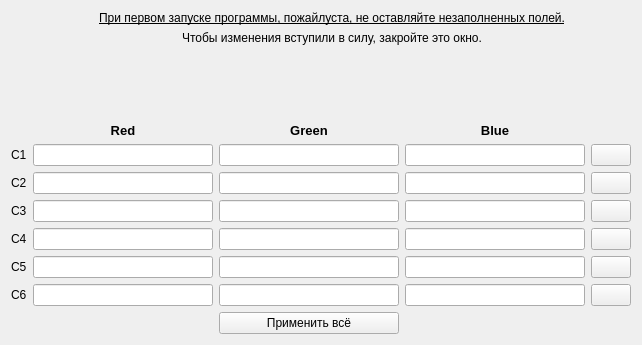
<?xml version="1.0" encoding="UTF-8"?>
<ui version="4.0">
 <class>Widget</class>
 <widget class="QWidget" name="Widget">
  <property name="geometry">
   <rect>
    <x>0</x>
    <y>0</y>
    <width>642</width>
    <height>345</height>
   </rect>
  </property>
  <property name="windowTitle">
   <string>Widget</string>
  </property>
  <layout class="QGridLayout" name="gridLayout">
   <item row="3" column="2">
    <widget class="QLabel" name="label_9">
     <property name="font">
      <font>
       <pointsize>10</pointsize>
       <weight>75</weight>
       <bold>true</bold>
      </font>
     </property>
     <property name="layoutDirection">
      <enum>Qt::LeftToRight</enum>
     </property>
     <property name="autoFillBackground">
      <bool>false</bool>
     </property>
     <property name="text">
      <string>Green</string>
     </property>
     <property name="alignment">
      <set>Qt::AlignCenter</set>
     </property>
    </widget>
   </item>
   <item row="5" column="3">
    <widget class="QLineEdit" name="lineEdit_2_2_2"/>
   </item>
   <item row="7" column="0">
    <widget class="QLabel" name="label_4">
     <property name="text">
      <string>С4</string>
     </property>
    </widget>
   </item>
   <item row="4" column="3">
    <widget class="QLineEdit" name="lineEdit_1_1"/>
   </item>
   <item row="6" column="1">
    <widget class="QLineEdit" name="lineEdit_3"/>
   </item>
   <item row="6" column="0">
    <widget class="QLabel" name="label_3">
     <property name="text">
      <string>С3</string>
     </property>
    </widget>
   </item>
   <item row="6" column="4" colspan="2">
    <widget class="QPushButton" name="pushButton_3">
     <property name="text">
      <string/>
     </property>
    </widget>
   </item>
   <item row="7" column="4" colspan="2">
    <widget class="QPushButton" name="pushButton_4">
     <property name="text">
      <string/>
     </property>
    </widget>
   </item>
   <item row="6" column="2">
    <widget class="QLineEdit" name="lineEdit_3_3"/>
   </item>
   <item row="4" column="4" colspan="2">
    <widget class="QPushButton" name="pushButton">
     <property name="text">
      <string/>
     </property>
    </widget>
   </item>
   <item row="9" column="4" colspan="2">
    <widget class="QPushButton" name="pushButton_6">
     <property name="text">
      <string/>
     </property>
    </widget>
   </item>
   <item row="5" column="1">
    <widget class="QLineEdit" name="lineEdit_2"/>
   </item>
   <item row="7" column="3">
    <widget class="QLineEdit" name="lineEdit_4_4_4"/>
   </item>
   <item row="9" column="0">
    <widget class="QLabel" name="label_6">
     <property name="text">
      <string>С6</string>
     </property>
    </widget>
   </item>
   <item row="4" column="1">
    <widget class="QLineEdit" name="lineEdit"/>
   </item>
   <item row="3" column="3">
    <widget class="QLabel" name="label_10">
     <property name="font">
      <font>
       <pointsize>10</pointsize>
       <weight>75</weight>
       <bold>true</bold>
      </font>
     </property>
     <property name="text">
      <string>Blue</string>
     </property>
     <property name="alignment">
      <set>Qt::AlignCenter</set>
     </property>
    </widget>
   </item>
   <item row="6" column="3">
    <widget class="QLineEdit" name="lineEdit_3_3_3"/>
   </item>
   <item row="5" column="4" colspan="2">
    <widget class="QPushButton" name="pushButton_2">
     <property name="text">
      <string/>
     </property>
    </widget>
   </item>
   <item row="3" column="1">
    <widget class="QLabel" name="label_8">
     <property name="font">
      <font>
       <pointsize>10</pointsize>
       <weight>75</weight>
       <bold>true</bold>
      </font>
     </property>
     <property name="text">
      <string>Red</string>
     </property>
     <property name="alignment">
      <set>Qt::AlignCenter</set>
     </property>
    </widget>
   </item>
   <item row="9" column="2">
    <widget class="QLineEdit" name="lineEdit_6_6"/>
   </item>
   <item row="9" column="1">
    <widget class="QLineEdit" name="lineEdit_6"/>
   </item>
   <item row="8" column="0">
    <widget class="QLabel" name="label_5">
     <property name="text">
      <string>С5</string>
     </property>
    </widget>
   </item>
   <item row="5" column="0">
    <widget class="QLabel" name="label_2">
     <property name="text">
      <string>С2</string>
     </property>
    </widget>
   </item>
   <item row="7" column="2">
    <widget class="QLineEdit" name="lineEdit_4_4"/>
   </item>
   <item row="8" column="4" colspan="2">
    <widget class="QPushButton" name="pushButton_5">
     <property name="text">
      <string/>
     </property>
    </widget>
   </item>
   <item row="9" column="3">
    <widget class="QLineEdit" name="lineEdit_6_6_6"/>
   </item>
   <item row="10" column="2">
    <widget class="QPushButton" name="pushButton_7">
     <property name="text">
      <string>Применить всё</string>
     </property>
    </widget>
   </item>
   <item row="4" column="2">
    <widget class="QLineEdit" name="lineEdit_1"/>
   </item>
   <item row="8" column="1">
    <widget class="QLineEdit" name="lineEdit_5"/>
   </item>
   <item row="8" column="2">
    <widget class="QLineEdit" name="lineEdit_5_5"/>
   </item>
   <item row="8" column="3">
    <widget class="QLineEdit" name="lineEdit_5_5_5"/>
   </item>
   <item row="4" column="0">
    <widget class="QLabel" name="label">
     <property name="text">
      <string>С1</string>
     </property>
    </widget>
   </item>
   <item row="7" column="1">
    <widget class="QLineEdit" name="lineEdit_4"/>
   </item>
   <item row="0" column="1" colspan="5">
    <widget class="QLabel" name="label_7">
     <property name="font">
      <font>
       <pointsize>9</pointsize>
       <underline>true</underline>
      </font>
     </property>
     <property name="text">
      <string>При первом запуске программы, пожайлуста, не оставляйте незаполненных полей.</string>
     </property>
     <property name="alignment">
      <set>Qt::AlignCenter</set>
     </property>
    </widget>
   </item>
   <item row="5" column="2">
    <widget class="QLineEdit" name="lineEdit_2_2"/>
   </item>
   <item row="1" column="1" colspan="5">
    <widget class="QLabel" name="label_11">
     <property name="font">
      <font>
       <pointsize>9</pointsize>
      </font>
     </property>
     <property name="text">
      <string>Чтобы изменения вступили в силу, закройте это окно.</string>
     </property>
     <property name="alignment">
      <set>Qt::AlignCenter</set>
     </property>
    </widget>
   </item>
   <item row="2" column="2">
    <spacer name="verticalSpacer">
     <property name="orientation">
      <enum>Qt::Vertical</enum>
     </property>
     <property name="sizeHint" stdset="0">
      <size>
       <width>20</width>
       <height>40</height>
      </size>
     </property>
    </spacer>
   </item>
  </layout>
 </widget>
 <resources/>
 <connections/>
</ui>
